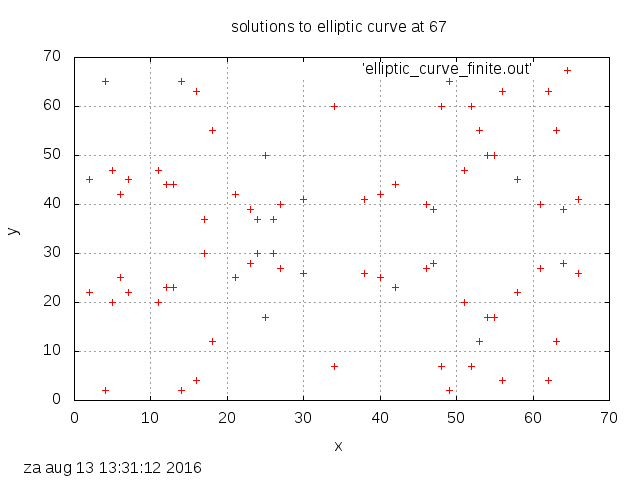

Recreate this plot in gnuplot.
#
# generate data file with python elliptic_curve_finite.py > elliptic_curve_finite.out
#
# plot using gnuplot
# >> load 'elliptic_curve_finite.gp'
#
##set term png
##set output "elliptic_curve_finite.png"
#
#  Fields in each record are separated by commas.
#
set datafile separator ","

set title "solutions to elliptic curve at 67"
set xlabel "x"
set ylabel "y"
set grid
set timestamp
plot 'elliptic_curve_finite.out' 
